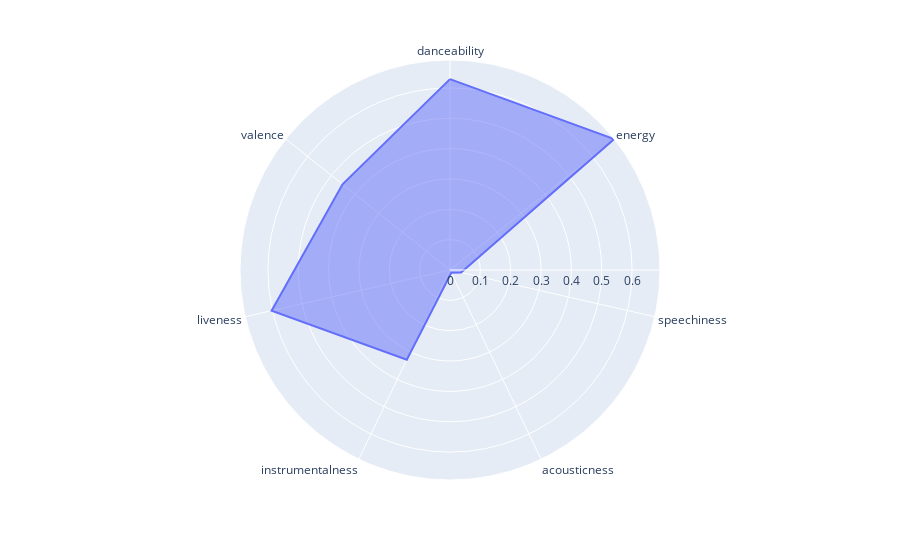

Source (notebook cell):
### Markdown cell above
# Radar Chart for indivd song's Audio Features

### Code cell
# Test Radar Chart - chart for individ songs only
song1 = temp2[['danceability', 'energy', 'speechiness', 'acousticness', 'instrumentalness', 'liveness', 'valence']].iloc[4]
TEST = pd.DataFrame(dict(
    r=song1.values,
    theta=list(song1.index)))
fig = px.line_polar(TEST, r='r', theta='theta', line_close=True)
fig.update_traces(fill='toself')
fig.show()

### Figure 1 — Plotly figure (JSON) as saved in the notebook; plotly's stock layout.template omitted (floating-point values rounded to 4 significant figures)
{"data": [{"fill": "toself", "hovertemplate": "r=%{r}<br>theta=%{theta}<extra></extra>", "legendgroup": "", "line": {"color": "#636efa", "dash": "solid"}, "mode": "lines", "name": "", "r": [0.629, 0.692, 0.0376, 0.00981, 0.328, 0.603, 0.453, 0.629], "showlegend": false, "subplot": "polar", "theta": ["danceability", "energy", "speechiness", "acousticness", "instrumentalness", "liveness", "valence", "danceability"], "type": "scatterpolar"}], "layout": {"legend": {"tracegroupgap": 0}, "margin": {"t": 60}, "polar": {"angularaxis": {"direction": "clockwise", "rotation": 90}, "domain": {"x": [0, 1], "y": [0, 1]}}}}
